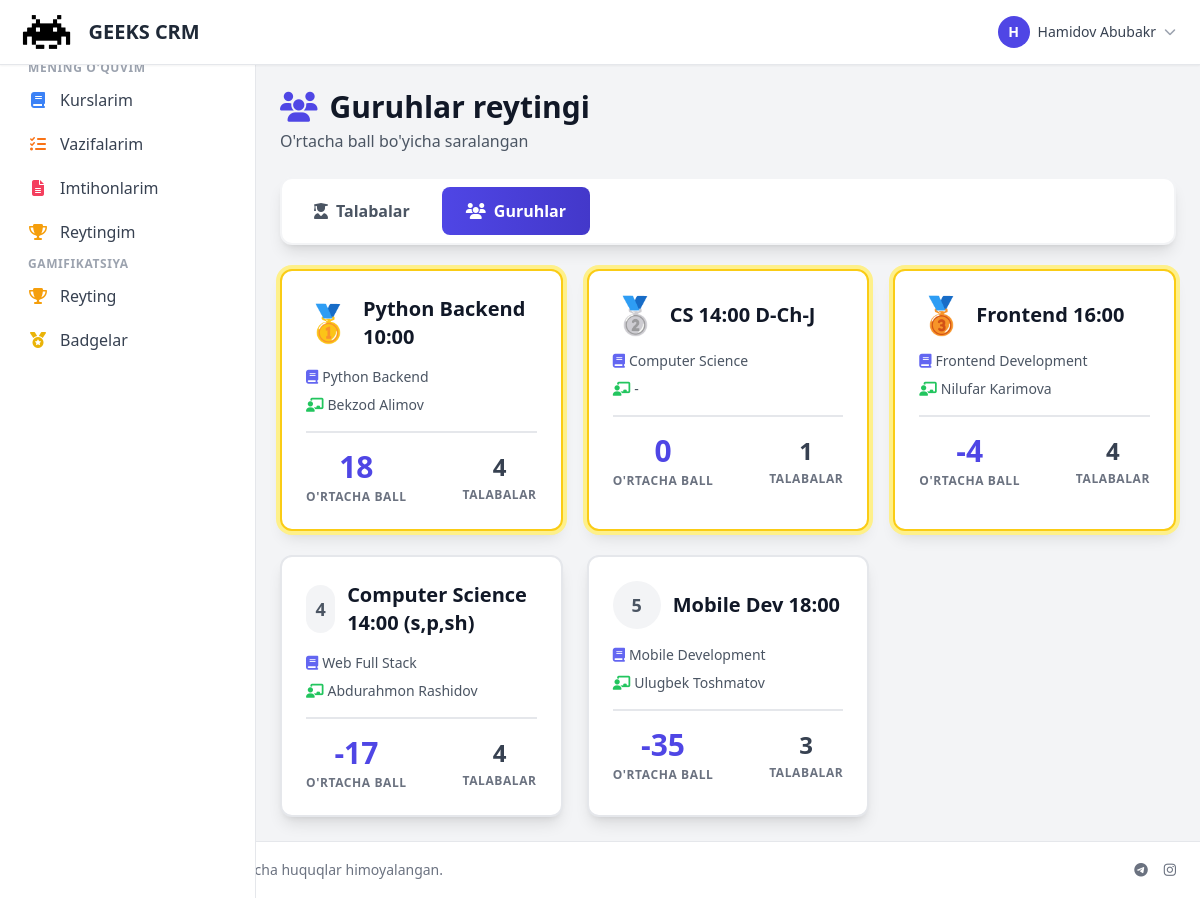
The page /gamification/ranking/groups/ (signed in) on the database its author committed.
### accounts/models.py (models this page shows, shortened)
class User(AbstractUser):
    ROLE_CHOICES = [
        ('admin', 'Administrator'),
        ('manager', 'Menejer'),
        ('mentor', 'Mentor'),
        ('student', "O'quvchi"),
        ('parent', 'Ota-ona'),
        ('accountant', 'Buxgalter'),
        ('sales', 'Sotuvchi'),
        ('sales_manager', 'Sotuvchilar menejeri'),
    ]
    role = models.CharField(max_length=20, choices=ROLE_CHOICES, default='student', verbose_name='Rol')
    phone = models.CharField(max_length=20, blank=True, null=True, verbose_name='Telefon')
    telegram_id = models.BigIntegerField(blank=True, null=True, unique=True, verbose_name='Telegram ID')
    telegram_username = models.CharField(max_length=100, blank=True, null=True, verbose_name='Telegram username')
    avatar = models.ImageField(upload_to='avatars/', blank=True, null=True, verbose_name='Avatar')
    is_active = models.BooleanField(default=True, verbose_name='Faol')
    created_at = models.DateTimeField(auto_now_add=True, verbose_name='Yaratilgan sana')
    updated_at = models.DateTimeField(auto_now=True, verbose_name='Yangilangan sana')
    class Meta:
        verbose_name = 'Foydalanuvchi'
        verbose_name_plural = 'Foydalanuvchilar'
        ordering = ['-created_at']
        indexes = [
            models.Index(fields=['role', 'is_active']),
            models.Index(fields=['telegram_id']),
            models.Index(fields=['created_at']),
        ]
    @property
    def is_admin(self):
        return self.role == 'admin' or self.is_superuser

### courses/models.py (models this page shows, shortened)
class Group(models.Model):
    SCHEDULE_CHOICES = [
        ('odd', 'Toq kunlar'),
        ('even', 'Juft kunlar'),
        ('daily', 'Har kuni'),
    ]
    course = models.ForeignKey(Course, on_delete=models.CASCADE, related_name='groups')
    name = models.CharField(max_length=200)
    mentor = models.ForeignKey(User, on_delete=models.SET_NULL, null=True, blank=True,
                              related_name='mentor_groups', limit_choices_to={'role': 'mentor'})
    room = models.ForeignKey(Room, on_delete=models.SET_NULL, null=True, blank=True, related_name='groups')
    students = models.ManyToManyField(User, related_name='student_groups', blank=True,
                                     limit_choices_to={'role': 'student'})
    schedule_type = models.CharField(max_length=10, choices=SCHEDULE_CHOICES, default='odd')
    start_time = models.TimeField()
    end_time = models.TimeField()
    capacity = models.IntegerField(default=20)
    is_active = models.BooleanField(default=True)
    created_at = models.DateTimeField(auto_now_add=True)
    updated_at = models.DateTimeField(auto_now=True)
    class Meta:
        verbose_name = 'Guruh'
        verbose_name_plural = 'Guruhlar'
        ordering = ['course', 'name']

class Course(models.Model):
    name = models.CharField(max_length=200)
    description = models.TextField(blank=True, null=True)
    branch = models.ForeignKey(Branch, on_delete=models.CASCADE, related_name='courses')
    duration_weeks = models.IntegerField(default=12)  # Haftalar soni
    price = models.DecimalField(max_digits=10, decimal_places=2, default=0.00)
    is_active = models.BooleanField(default=True)
    created_at = models.DateTimeField(auto_now_add=True)
    updated_at = models.DateTimeField(auto_now=True)
    class Meta:
        verbose_name = 'Kurs'
        verbose_name_plural = 'Kurslar'
        ordering = ['name']
        indexes = [
            models.Index(fields=['is_active', 'branch']),
        ]

### gamification/views.py (the view)
# urls.py: path('ranking/groups/', views.GroupsRankingView.as_view(), name='groups_ranking'),
class GroupsRankingView(LoginRequiredMixin, TemplateView):
    template_name = 'gamification/groups_ranking.html'
    def get_context_data(self, **kwargs):
        context = super().get_context_data(**kwargs)
        groups = Group.objects.filter(is_active=True).select_related('course', 'mentor')
        group_data = []
        for group in groups:
            avg_points = StudentPoints.objects.filter(group=group).aggregate(
                avg=Avg('total_points')
            )['avg'] or 0
            group_data.append({
                'group': group,
                'avg_points': avg_points,
                'student_count': group.students.count()
            })
        group_data.sort(key=lambda x: x['avg_points'], reverse=True)
        for i, data in enumerate(group_data):
            data['rank'] = i + 1
        context['group_data'] = group_data
        return context

### templates/gamification/groups_ranking.html (shortened to what this page needs)
{% extends 'base.html' %}
{% load static %}
{% block content %}
<div class="space-y-6">
    <div class="flex flex-col sm:flex-row sm:items-center sm:justify-between gap-4">
        <div>
            <h1 class="text-2xl sm:text-3xl font-bold text-gray-900 flex items-center gap-3">
                <i class="fas fa-users text-indigo-600"></i>
                Guruhlar reytingi
            </h1>
            <p class="text-gray-600 mt-1">O'rtacha ball bo'yicha saralangan</p>
        </div>
    </div>
    <div class="bg-white rounded-xl shadow-lg p-2 border-2 border-gray-100 flex gap-2 overflow-x-auto">
        <a href="{% url 'gamification:student_ranking' %}"
           class="px-6 py-3 text-gray-600 hover:bg-gray-100 rounded-lg font-semibold flex items-center gap-2 whitespace-nowrap transition">
            <i class="fas fa-user-graduate"></i>
            <span>Talabalar</span>
        </a>
        <a href="{% url 'gamification:groups_ranking' %}"
           class="px-6 py-3 bg-gradient-to-r from-indigo-600 to-indigo-700 text-white rounded-lg font-semibold flex items-center gap-2 whitespace-nowrap">
            <i class="fas fa-users"></i>
            <span>Guruhlar</span>
        </a>
    </div>
    <div class="grid grid-cols-1 md:grid-cols-2 lg:grid-cols-3 gap-6">
        {% for data in group_data %}
        <div class="bg-white rounded-xl shadow-lg p-6 border-2 {% if data.rank <= 3 %}border-yellow-400 ring-4 ring-yellow-200{% else %}border-gray-200{% endif %} hover:shadow-xl transition transform hover:-translate-y-1">
            <div class="flex items-center justify-between mb-4">
                <div class="flex items-center gap-3">
                    {% if data.rank == 1 %}
                    <span class="text-4xl">🥇</span>
                    {% elif data.rank == 2 %}
                    <span class="text-4xl">🥈</span>
                    {% elif data.rank == 3 %}
                    <span class="text-4xl">🥉</span>
                    {% else %}
                    <span class="w-12 h-12 bg-gray-100 rounded-full flex items-center justify-center text-gray-600 font-bold text-lg">{{ data.rank }}</span>
                    {% endif %}
                    <h3 class="text-xl font-bold text-gray-900">{{ data.group.name }}</h3>
                </div>
            </div>
            <p class="text-sm text-gray-600 mb-2 flex items-center gap-1">
                <i class="fas fa-book text-indigo-500"></i>
                {{ data.group.course.name }}
            </p>
            <p class="text-sm text-gray-600 mb-4 flex items-center gap-1">
                <i class="fas fa-chalkboard-teacher text-green-500"></i>
                {{ data.group.mentor.get_full_name|default:"-" }}
            </p>
            <div class="flex items-center justify-between pt-4 border-t-2 border-gray-200">
                <div class="text-center">
                    <p class="text-3xl font-bold text-indigo-600">{{ data.avg_points|floatformat:0 }}</p>
                    <p class="text-xs text-gray-500 font-semibold uppercase tracking-wider mt-1">O'rtacha ball</p>
                </div>
                <div class="text-center">
                    <p class="text-2xl font-bold text-gray-700">{{ data.student_count }}</p>
                    <p class="text-xs text-gray-500 font-semibold uppercase tracking-wider mt-1">Talabalar</p>
                </div>
            </div>
        </div>
        {% empty %}
        <div class="col-span-full bg-white rounded-xl shadow-lg p-12 text-center border-2 border-gray-100">
            <i class="fas fa-users text-5xl text-gray-300 mb-3"></i>
            <p class="text-gray-500 font-medium">Guruhlar topilmadi</p>
        </div>
        {% endfor %}
    </div>
</div>
{% endblock %}

### templates/base.html (shortened to what this page needs)
{% load static %}
{% load humanize %}
{% load crud_tags %}
<!DOCTYPE html>
<html lang="uz">
<head>
    <script src="https://cdn.tailwindcss.com"></script>
    <link href="https://cdnjs.cloudflare.com/ajax/libs/font-awesome/6.5.1/css/all.min.css" rel="stylesheet">
</head>
<body class="bg-gray-100 min-h-screen flex flex-col">
    <nav class="bg-white shadow-sm border-b border-gray-200 sticky top-0 z-40">
        <div class="max-w-full mx-auto px-4">
            <div class="flex items-center justify-between h-16">
                <div class="flex items-center gap-4">
                    <a href="{% url 'dashboard' %}" class="flex items-center gap-3">
                        <img src="{% static 'img/logo_dark.png' %}" alt="Logo" class="h-10 w-auto" onerror="this.style.display='none'">
                        <span class="text-xl font-bold text-gray-800">GEEKS CRM</span>
                    </a>
                </div>
                {% if user.is_authenticated %}
                <div class="flex items-center gap-4">
                    <div class="relative" x-data="{open: false}">
                        <button @click="open = !open" class="flex items-center gap-2 p-2 rounded-lg hover:bg-gray-100">
                            <div class="w-8 h-8 bg-indigo-600 rounded-full flex items-center justify-center text-white text-sm font-bold">
                                {{ user.first_name.0|upper|default:user.username.0|upper }}
                            </div>
                            <span class="hidden sm:block text-sm font-medium text-gray-700">{{ user.get_full_name|default:user.username }}</span>
                            <i class="fas fa-chevron-down text-gray-400 text-xs"></i>
                        </button>
                    </div>
                </div>
                {% else %}
                <a href="{% url 'accounts:login' %}" class="px-4 py-2 bg-indigo-600 text-white rounded-lg hover:bg-indigo-700">
                    Kirish
                </a>
                {% endif %}
            </div>
        </div>
    </nav>
    <div class="flex flex-1">
        {% if user.is_authenticated %}
        <aside id="sidebar" class="w-64 bg-white border-r border-gray-200 fixed inset-y-0 left-0 z-30 transform -translate-x-full lg:translate-x-0 transition-transform duration-200 pt-16 lg:pt-0">
            <nav class="p-4 space-y-1 overflow-y-auto h-full">
                <a href="{% url 'dashboard' %}" class="flex items-center gap-3 px-3 py-2 rounded-lg text-gray-700 hover:bg-gray-100 {% if request.path == '/' %}bg-indigo-50 text-indigo-700{% endif %}">
                    <span>Dashboard</span>
                </a>
                {% if user.role == 'student' %}
                <p class="text-xs font-semibold text-gray-400 uppercase tracking-wider mt-6 mb-2 px-3">Mening o'quvim</p>
                <a href="{% url 'courses:course_list' %}" class="flex items-center gap-3 px-3 py-2 rounded-lg text-gray-700 hover:bg-gray-100">
                    <i class="fas fa-book w-5 text-center text-blue-500"></i>
                    <span>Kurslarim</span>
                </a>
                <a href="{% url 'homework:homework_list' %}" class="flex items-center gap-3 px-3 py-2 rounded-lg text-gray-700 hover:bg-gray-100">
                    <i class="fas fa-tasks w-5 text-center text-orange-500"></i>
                    <span>Vazifalarim</span>
                </a>
                <a href="{% url 'exams:exam_list' %}" class="flex items-center gap-3 px-3 py-2 rounded-lg text-gray-700 hover:bg-gray-100">
                    <i class="fas fa-file-alt w-5 text-center text-rose-500"></i>
                    <span>Imtihonlarim</span>
                </a>
                <a href="{% url 'gamification:overall_ranking' %}" class="flex items-center gap-3 px-3 py-2 rounded-lg text-gray-700 hover:bg-gray-100">
                    <i class="fas fa-trophy w-5 text-center text-amber-500"></i>
                    <span>Reytingim</span>
                </a>
                {% endif %}
                {% if user.role == 'admin' or user.role == 'manager' or user.role == 'student' %}
                <p class="text-xs font-semibold text-gray-400 uppercase tracking-wider mt-6 mb-2 px-3">Gamifikatsiya</p>
                <a href="{% url 'gamification:ranking' %}" class="flex items-center gap-3 px-3 py-2 rounded-lg text-gray-700 hover:bg-gray-100">
                    <i class="fas fa-trophy w-5 text-center text-amber-500"></i>
                    <span>Reyting</span>
                </a>
                <a href="{% url 'gamification:student_badges' %}" class="flex items-center gap-3 px-3 py-2 rounded-lg text-gray-700 hover:bg-gray-100">
                    <i class="fas fa-medal w-5 text-center text-yellow-500"></i>
                    <span>Badgelar</span>
                </a>
                {% endif %}
            </nav>
        </aside>
        {% endif %}
        <main class="flex-1 p-4 sm:p-6 {% if user.is_authenticated %}lg:ml-64{% endif %}" style="min-height: 0;">
            {% block content %}{% endblock %}
        </main>
    </div>
    <footer class="bg-white border-t border-gray-200 py-4 px-6 mt-auto">
        <div class="flex flex-col md:flex-row justify-between items-center gap-2 text-sm text-gray-500">
            <div class="flex items-center gap-2">
                <span>&copy; 2024 GEEKS Academy. Barcha huquqlar himoyalangan.</span>
            </div>
            <div class="flex items-center gap-4">
                <a href="#" class="hover:text-gray-700"><i class="fab fa-telegram"></i></a>
                <a href="#" class="hover:text-gray-700"><i class="fab fa-instagram"></i></a>
            </div>
        </div>
    </footer>
</body>
</html>

### rows shown on the page
User: first_name.0 "H", get_full_name "Hamidov Abubakr"
Group: group.name "Python Backend 10:00", group.course.name "Python Backend", group.mentor.get_full_name "Bekzod Alimov", avg_points "18", student_count "4"
Group: group.name "CS 14:00 D-Ch-J", group.course.name "Computer Science", group.mentor.get_full_name "-", avg_points "0", student_count "1"
Group: group.name "Frontend 16:00", group.course.name "Frontend Development", group.mentor.get_full_name "Nilufar Karimova", avg_points "-4", student_count "4"
Group: rank "4", group.name "Computer Science 14:00 (s,p,sh)", group.course.name "Web Full Stack", group.mentor.get_full_name "Abdurahmon Rashidov", avg_points "-17", student_count "4"
Group: rank "5", group.name "Mobile Dev 18:00", group.course.name "Mobile Development", group.mentor.get_full_name "Ulugbek Toshmatov", avg_points "-35", student_count "3"
